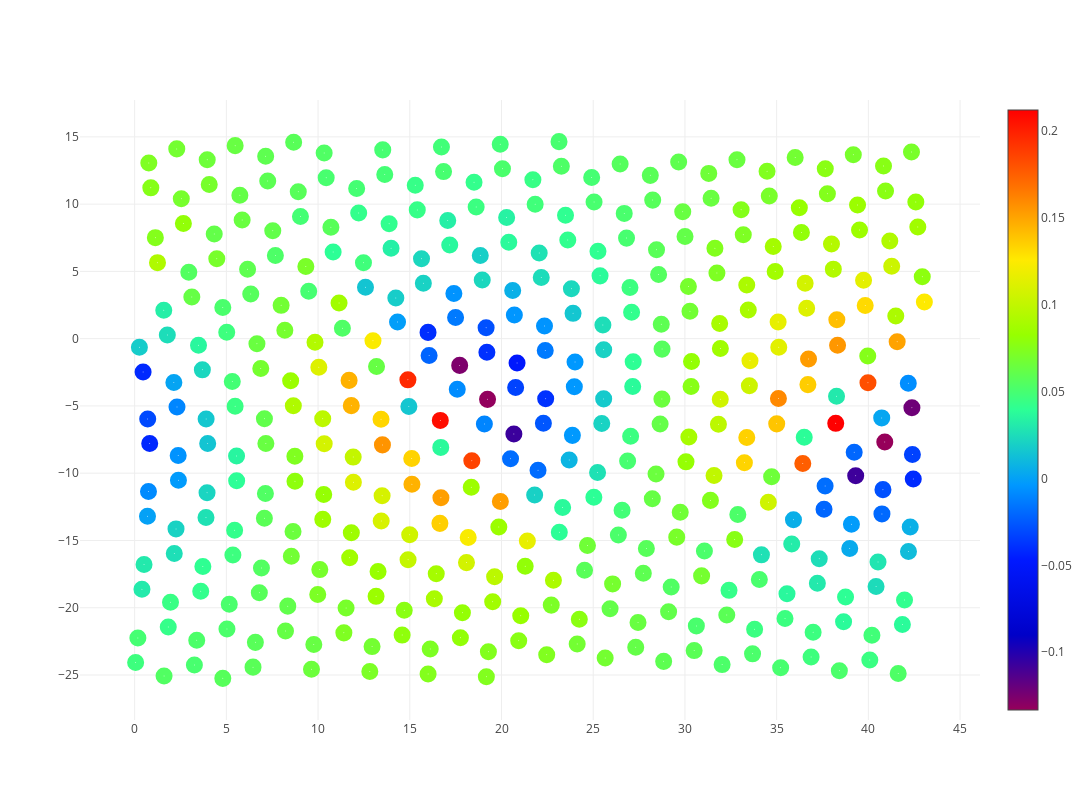

The cell this chart's notebook holds for it:
### Code cell
draw_pos_segE(mat,  28)

### Figure 1 — Plotly figure (JSON) as saved in the notebook; plotly's stock layout.template omitted (floating-point values rounded to 4 significant figures; data arrays with more than 128 entries replaced by an {"elided": "..."} marker saying what was removed)
{"data": [{"hoverinfo": "text", "marker": {"color": {"elided": "390 float values"}, "colorscale": "Rainbow", "showscale": true, "size": 17.01, "symbol": "circle-dot"}, "mode": "markers", "text": {"elided": "390 str values"}, "type": "scatter", "uid": "ccc8dd63-d994-48f7-927b-ae525f6cddb5", "x": {"elided": "390 float values"}, "y": {"elided": "390 float values"}}], "layout": {"autosize": false, "height": 800, "width": 1293.0, "xaxis": {"autorange": true, "range": [-2.865, 45.97], "type": "linear", "zeroline": false}, "yaxis": {"autorange": true, "range": [-28.34, 17.74], "type": "linear", "zeroline": false}}}
